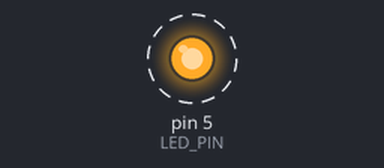
This program was run on a simulated MicroPython board. Parts: output pins drawn as LEDs (lit = HIGH). Dashed ring = blinking.

Above: at 0.2 s.
Timing chart, 0 to 3.0 s (numbered marks = the images above):
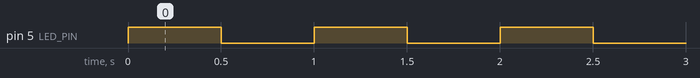

The program:

LED_Micropython.py
```python
import time
from machine import Pin
LED_PIN=Pin(5,Pin.OUT)
while True:
  LED_PIN.value(1)            #Set led turn on
  time.sleep(0.5)
  LED_PIN.value(0)            #Set led turn off
  time.sleep(0.5)
```

Measured:
- by itself, pin 5 (LED_PIN): alternates HIGH for 0.50 s and LOW for 0.50 s
